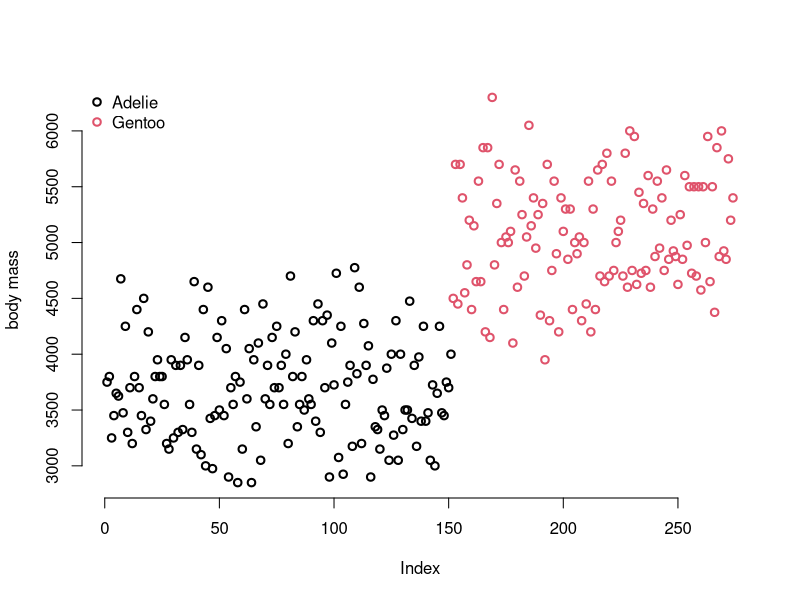

This figure's R source: (Note: this script raises an error after producing the figure.)
## ---- chunk 1
#| label: load-packages
#| include: false

library(tidyverse)
## ---- chunk 2
## filter out chinstraps and anything with missing data
penguins2 <- penguins |>
  filter(!is.na(body_mass) ,species != "Chinstrap") |> 
  droplevels()

model1 <- lm(body_mass ~ species, data=penguins2)
summary(model1)

plot(penguins2$body_mass, bty="n", ylab = "body mass", 
     col=penguins2$species, lwd=2)
legend('topleft',levels(penguins2$species),bty="n", pch=1, pt.lwd=2, col=palette())
## ---- chunk 3
#| echo: false
#| column: margin
#| fig-alt: "Two penguins on a rock"
#| fig-cap: "Chinstrap Penguins -- Christopher Michel, CC BY 2.0 <https://creativecommons.org/licenses/by/2.0>, via Wikimedia Commons" 
library(knitr)
include_graphics("figs/Chinstrap-penguin.jpg")
## ---- chunk 4
myN <- penguins2 |> filter(species=="Adelie") |> count() #get n

AdelieVar <- penguins2 |> filter(species=="Adelie") |>#filter only Adelies
  mutate(diffs = (body_mass - mean(body_mass))^2)  |> #calculate sqaured difference between each penguin's body mass and mean body mass
  summarise(var = sum(diffs))/(myN-1) #get the expectation

AdelieVar
## ---- chunk 5
penguins2 |> filter(species=="Adelie") |> select(body_mass) |> var()
## ---- chunk 6
sqrt(AdelieVar$var)
## ---- chunk 7
adelieMasses <- penguins2 |> filter(species=="Adelie") |> select(body_mass) 
sd(adelieMasses$body_mass)
## ---- chunk 8
adelieMasses <- penguins2 |> filter(species=="Adelie") |> select(body_mass) 
sdAdelies = sd(adelieMasses$body_mass)/(sqrt(nrow(adelieMasses)-1))
sdAdelies
## ---- chunk 9
set.seed(1000)
sampleAdelies <- function(n){
  mySample = sample(adelieMasses$body_mass, size=n,replace=F)
  return(sd(mySample)/(sqrt(n-1)))
}

myStderrors <- sapply(2:150, sampleAdelies)

plot(2:150, myStderrors, col = palette()[2], bty="n", xlab="n", ylab = "standard error")
## ---- chunk 10
xbar = mean(adelieMasses$body_mass)
mu0 = 4000

myT = (xbar-mu0)/sdAdelies
myT
## ---- chunk 11
mean(adelieMasses$body_mass)-myT*sdAdelies
## ---- chunk 12
df = nrow(adelieMasses)-1
p_val <- 2*pt(q = myT, df=df, lower.tail=T) 
p_val
## ---- chunk 13
penguins3 <- penguins |> filter(!is.na(body_mass)) #filter out NAs

model2 <- lm(body_mass ~ bill_len, data=penguins3)
model2
## ---- chunk 14
varY <- penguins3 |> mutate(diffs = (body_mass - mean(body_mass))^2) |>
  summarise(var=sum(diffs))

varX <- penguins3 |> mutate(diffs = (bill_len - mean(bill_len))^2) |>
  summarise(var=sum(diffs))
dfb <- nrow(penguins3)-2
SEb <- sqrt(varY/(varX*dfb))[[1]]

## ---- chunk 15
myT = model2$coefficients[2][[1]]/SEb
myT
## ---- chunk 16
p_val <- 2*pt(q=myT, df=dfb, lower.tail=F)
p_val

## ---- chunk 17
model1<-t.test(adelieMasses, mu=4000, alternative="two.sided")
model1$p.value
## ---- chunk 18
summary(model2)

summary(model2)[[4]][2,4] ##
## ---- chunk 19
myN <- nrow(penguins2)

sumSquares <- penguins2 |> 
  mutate(diffs = (bill_len - mean(bill_len))^2)  |> 
  summarise(sum(diffs))

valueA <- sqrt(sumSquares[1,1]/(myN-1))
valueB <- sumSquares[1,1]/(myN-1)
valueC <- sqrt(sumSquares[1,1]/(myN-1))/sqrt(myN-1)
